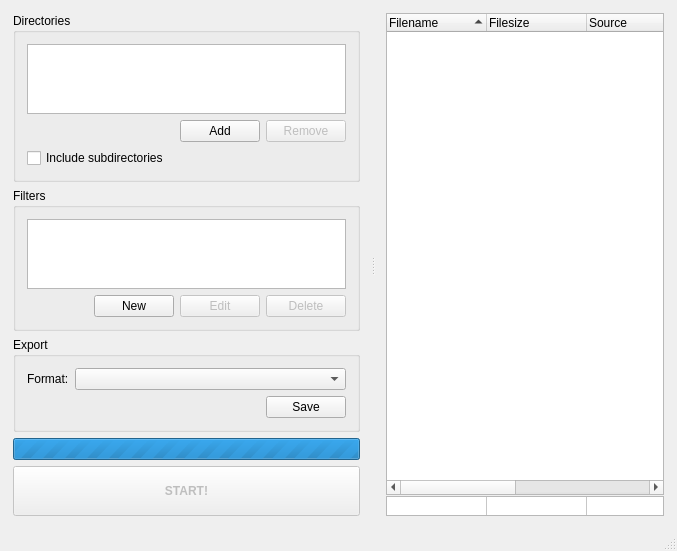
<?xml version="1.0" encoding="UTF-8"?>
<ui version="4.0">
 <class>wndMain</class>
 <widget class="QMainWindow" name="wndMain">
  <property name="geometry">
   <rect>
    <x>0</x>
    <y>0</y>
    <width>677</width>
    <height>504</height>
   </rect>
  </property>
  <property name="windowTitle">
   <string>LineCounter</string>
  </property>
  <property name="windowIcon">
   <iconset resource="../res.qrc">
    <normaloff>:/icons/main.co</normaloff>:/icons/main.co</iconset>
  </property>
  <widget class="QWidget" name="centralWidget">
   <layout class="QGridLayout" name="gridLayout_2">
    <property name="margin">
     <number>2</number>
    </property>
    <item row="0" column="0">
     <widget class="QSplitter" name="splitter">
      <property name="orientation">
       <enum>Qt::Horizontal</enum>
      </property>
      <widget class="QWidget" name="layoutWidget">
       <layout class="QVBoxLayout" name="layVertical">
        <item>
         <widget class="QGroupBox" name="gbDirectories">
          <property name="title">
           <string>Directories</string>
          </property>
          <layout class="QGridLayout" name="gridLayout">
           <item row="0" column="0">
            <widget class="QTreeWidget" name="twDirectories">
             <property name="indentation">
              <number>0</number>
             </property>
             <attribute name="headerVisible">
              <bool>false</bool>
             </attribute>
             <column>
              <property name="text">
               <string/>
              </property>
             </column>
            </widget>
           </item>
           <item row="1" column="0">
            <layout class="QHBoxLayout" name="layHorizontal">
             <item>
              <spacer name="spHorizontal">
               <property name="orientation">
                <enum>Qt::Horizontal</enum>
               </property>
               <property name="sizeHint" stdset="0">
                <size>
                 <width>40</width>
                 <height>20</height>
                </size>
               </property>
              </spacer>
             </item>
             <item>
              <widget class="QPushButton" name="btnDirectoriesAdd">
               <property name="text">
                <string>Add</string>
               </property>
              </widget>
             </item>
             <item>
              <widget class="QPushButton" name="btnDirectoriesRemove">
               <property name="enabled">
                <bool>false</bool>
               </property>
               <property name="text">
                <string>Remove</string>
               </property>
              </widget>
             </item>
            </layout>
           </item>
           <item row="2" column="0">
            <widget class="QCheckBox" name="cbDirectoriesSubDirs">
             <property name="text">
              <string>Include subdirectories</string>
             </property>
            </widget>
           </item>
          </layout>
         </widget>
        </item>
        <item>
         <widget class="QGroupBox" name="gbFilters">
          <property name="title">
           <string>Filters</string>
          </property>
          <layout class="QGridLayout" name="gridLayout_3">
           <item row="0" column="0">
            <widget class="QTreeWidget" name="twFilters">
             <property name="indentation">
              <number>0</number>
             </property>
             <attribute name="headerVisible">
              <bool>false</bool>
             </attribute>
             <column>
              <property name="text">
               <string/>
              </property>
             </column>
             <column>
              <property name="text">
               <string/>
              </property>
             </column>
            </widget>
           </item>
           <item row="1" column="0">
            <layout class="QHBoxLayout" name="layHorizontal2">
             <item>
              <spacer name="spHorizontal2">
               <property name="orientation">
                <enum>Qt::Horizontal</enum>
               </property>
               <property name="sizeHint" stdset="0">
                <size>
                 <width>40</width>
                 <height>20</height>
                </size>
               </property>
              </spacer>
             </item>
             <item>
              <widget class="QPushButton" name="btnFiltersNew">
               <property name="text">
                <string>New</string>
               </property>
              </widget>
             </item>
             <item>
              <widget class="QPushButton" name="btnFiltersEdit">
               <property name="enabled">
                <bool>false</bool>
               </property>
               <property name="text">
                <string>Edit</string>
               </property>
              </widget>
             </item>
             <item>
              <widget class="QPushButton" name="btnFiltersDelete">
               <property name="enabled">
                <bool>false</bool>
               </property>
               <property name="text">
                <string>Delete</string>
               </property>
              </widget>
             </item>
            </layout>
           </item>
          </layout>
         </widget>
        </item>
        <item>
         <widget class="QGroupBox" name="gbExport">
          <property name="title">
           <string>Export</string>
          </property>
          <layout class="QGridLayout" name="gridLayout_4">
           <item row="1" column="0" colspan="2">
            <layout class="QHBoxLayout" name="layHorizontal3">
             <item>
              <spacer name="spHorizontal3">
               <property name="orientation">
                <enum>Qt::Horizontal</enum>
               </property>
               <property name="sizeHint" stdset="0">
                <size>
                 <width>40</width>
                 <height>20</height>
                </size>
               </property>
              </spacer>
             </item>
             <item>
              <widget class="QPushButton" name="btnExportSave">
               <property name="text">
                <string>Save</string>
               </property>
              </widget>
             </item>
            </layout>
           </item>
           <item row="0" column="1">
            <widget class="QComboBox" name="cbExportFormats"/>
           </item>
           <item row="0" column="0">
            <widget class="QLabel" name="lbExportFormat">
             <property name="sizePolicy">
              <sizepolicy hsizetype="Maximum" vsizetype="Preferred">
               <horstretch>0</horstretch>
               <verstretch>0</verstretch>
              </sizepolicy>
             </property>
             <property name="text">
              <string>Format:</string>
             </property>
            </widget>
           </item>
          </layout>
         </widget>
        </item>
        <item>
         <widget class="QProgressBar" name="pbProgress">
          <property name="maximum">
           <number>0</number>
          </property>
          <property name="value">
           <number>-1</number>
          </property>
          <property name="textVisible">
           <bool>true</bool>
          </property>
          <property name="format">
           <string>%v/%m (%p%)</string>
          </property>
         </widget>
        </item>
        <item>
         <widget class="QPushButton" name="btnStart">
          <property name="enabled">
           <bool>false</bool>
          </property>
          <property name="minimumSize">
           <size>
            <width>0</width>
            <height>50</height>
           </size>
          </property>
          <property name="font">
           <font>
            <weight>75</weight>
            <bold>true</bold>
           </font>
          </property>
          <property name="text">
           <string>START!</string>
          </property>
         </widget>
        </item>
        <item>
         <spacer name="verticalSpacer">
          <property name="orientation">
           <enum>Qt::Vertical</enum>
          </property>
          <property name="sizeHint" stdset="0">
           <size>
            <width>20</width>
            <height>40</height>
           </size>
          </property>
         </spacer>
        </item>
       </layout>
      </widget>
      <widget class="QWidget" name="layoutWidget2">
       <layout class="QVBoxLayout" name="verticalLayout">
        <property name="spacing">
         <number>1</number>
        </property>
        <item>
         <widget class="QTreeWidget" name="twStats">
          <property name="sortingEnabled">
           <bool>true</bool>
          </property>
          <attribute name="headerStretchLastSection">
           <bool>false</bool>
          </attribute>
          <column>
           <property name="text">
            <string>Filename</string>
           </property>
          </column>
          <column>
           <property name="text">
            <string>Filesize</string>
           </property>
          </column>
          <column>
           <property name="text">
            <string>Source</string>
           </property>
          </column>
          <column>
           <property name="text">
            <string>Comments</string>
           </property>
          </column>
          <column>
           <property name="text">
            <string>Empty lines</string>
           </property>
          </column>
          <column>
           <property name="text">
            <string>Total</string>
           </property>
          </column>
         </widget>
        </item>
        <item>
         <widget class="QTableWidget" name="tblStats">
          <property name="sizePolicy">
           <sizepolicy hsizetype="Expanding" vsizetype="Expanding">
            <horstretch>0</horstretch>
            <verstretch>0</verstretch>
           </sizepolicy>
          </property>
          <property name="maximumSize">
           <size>
            <width>16777215</width>
            <height>20</height>
           </size>
          </property>
          <property name="focusPolicy">
           <enum>Qt::NoFocus</enum>
          </property>
          <property name="horizontalScrollBarPolicy">
           <enum>Qt::ScrollBarAlwaysOff</enum>
          </property>
          <property name="autoScroll">
           <bool>false</bool>
          </property>
          <property name="editTriggers">
           <set>QAbstractItemView::NoEditTriggers</set>
          </property>
          <property name="selectionMode">
           <enum>QAbstractItemView::NoSelection</enum>
          </property>
          <property name="horizontalScrollMode">
           <enum>QAbstractItemView::ScrollPerPixel</enum>
          </property>
          <attribute name="horizontalHeaderVisible">
           <bool>false</bool>
          </attribute>
          <attribute name="verticalHeaderVisible">
           <bool>false</bool>
          </attribute>
          <attribute name="verticalHeaderDefaultSectionSize">
           <number>20</number>
          </attribute>
          <attribute name="verticalHeaderMinimumSectionSize">
           <number>0</number>
          </attribute>
          <row>
           <property name="text">
            <string/>
           </property>
          </row>
          <column>
           <property name="text">
            <string/>
           </property>
          </column>
          <column>
           <property name="text">
            <string/>
           </property>
          </column>
          <column>
           <property name="text">
            <string/>
           </property>
          </column>
          <column>
           <property name="text">
            <string/>
           </property>
          </column>
          <column>
           <property name="text">
            <string/>
           </property>
          </column>
          <column>
           <property name="text">
            <string/>
           </property>
          </column>
          <item row="0" column="0">
           <property name="text">
            <string/>
           </property>
          </item>
          <item row="0" column="1">
           <property name="text">
            <string/>
           </property>
          </item>
          <item row="0" column="2">
           <property name="text">
            <string/>
           </property>
          </item>
          <item row="0" column="3">
           <property name="text">
            <string/>
           </property>
          </item>
          <item row="0" column="4">
           <property name="text">
            <string/>
           </property>
          </item>
          <item row="0" column="5">
           <property name="text">
            <string/>
           </property>
          </item>
         </widget>
        </item>
       </layout>
      </widget>
     </widget>
    </item>
   </layout>
  </widget>
  <widget class="QStatusBar" name="statusBar"/>
 </widget>
 <layoutdefault spacing="6" margin="11"/>
 <resources>
  <include location="../res.qrc"/>
 </resources>
 <connections/>
</ui>
